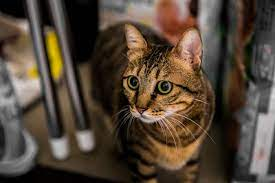
#> input picture CV_Ass#1/images.jpg, 275 x 183 px, found by its file name
$ jupyter execute CV_homework_1.ipynb
#> lines starting #> are read from the running program, lines starting #| are printed output that depends on the picture
## Homework#1
#### Farheen Latif
#### 20L-1363
#### BDS-8A

[cell 1]
#!pip install opencv-python
#!pip install matplotlib

[cell 2]
import cv2
import numpy as np
import matplotlib.pyplot as plt

[cell 3]
image = cv2.imread('images.jpg', cv2.IMREAD_GRAYSCALE)
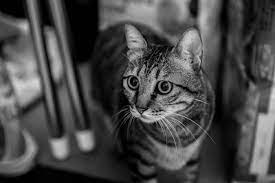
#> image: shape (183, 275); min 0, max 233, mean 71.7
#> (printed output is left out)
# Use matplotlib to display the image
plt.imshow(image, cmap='gray')
plt.title("Image")
plt.axis('off')  # Hide the axis
plt.show()

## Edge Detection

[cell 4]
def convolve2d(image, kernel):
    kernel = np.flipud(np.fliplr(kernel))  # Flip the kernel
    output = np.zeros_like(image)  # Prepare the output array
    image_padded = np.pad(image, ((1, 1), (1, 1)), 'constant', constant_values=0)  # Pad with zeros
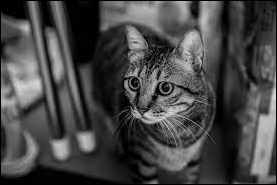
#> image_padded: shape (185, 277); min 0, max 233, mean 70.4

    for x in range(image.shape[1]):  # Loop over every pixel of the image
        for y in range(image.shape[0]):
            # Perform convolution
            output[y, x] = (kernel * image_padded[y:y+3, x:x+3]).sum()
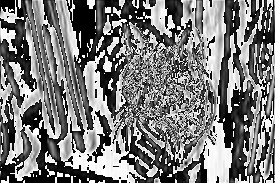
#> output: shape (183, 275); min 0, max 255, mean 121.9
    return output

# Load the image in grayscale
image = cv2.imread('images.jpg', cv2.IMREAD_GRAYSCALE)
print("Image Matrix:\n", image)

# Define the vertical and horizontal edge detection filters
vertical_filter = np.array([[1, 0, -1], [1, 0, -1], [1, 0, -1]])
horizontal_filter = np.array([[1, 1, 1], [0, 0, 0], [-1, -1, -1]])

# Apply the filters using convolution
vertical_edges = convolve2d(image, vertical_filter)
horizontal_edges = convolve2d(image, horizontal_filter)
#> after the loop in convolve2d (call 2), `for x in range(image.shape[1]):`:
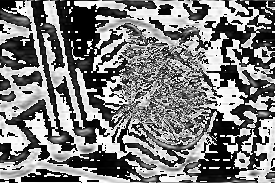
#> output: shape (183, 275); min 0, max 255, mean 124.3

# Display the results
plt.figure(figsize=(10, 10))

plt.subplot(1, 3, 1)
plt.imshow(image, cmap='gray')
plt.title('Original Image')
plt.axis('off')

plt.subplot(1, 3, 2)
plt.imshow(vertical_edges, cmap='gray')
plt.title('Vertical Edges')
plt.axis('off')

plt.subplot(1, 3, 3)
plt.imshow(horizontal_edges, cmap='gray')
plt.title('Horizontal Edges')
plt.axis('off')

plt.show()

## Padding

[cell 5]
def add_zero_padding(image, pad_width=1):
#> called with pad_width = 2
    padded_image = np.pad(image, pad_width, mode='constant', constant_values=0)
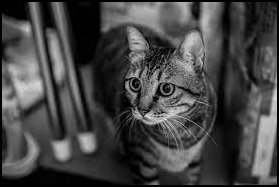
#> padded_image: shape (187, 279); min 0, max 233, mean 69.2
    return padded_image

def add_extended_padding(image, pad_width=1):
#> called with pad_width = 2
    padded_image = np.pad(image, pad_width, mode='edge')
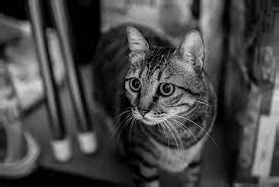
#> padded_image: shape (187, 279); min 0, max 233, mean 71.5
    return padded_image

# Add zero padding
zero_padded_image = add_zero_padding(image, pad_width=2)
# Add extended padding
extended_padded_image = add_extended_padding(image, pad_width=2)

# Display images using matplotlib
plt.figure(figsize=(12, 4))

plt.subplot(1, 3, 1)
plt.imshow(image, cmap='gray')
plt.title('Original Image')
plt.axis('off')  # Hide axis for better visualization

plt.subplot(1, 3, 2)
plt.imshow(zero_padded_image, cmap='gray')
plt.title('Zero Padded Image')
plt.axis('off')

plt.subplot(1, 3, 3)
plt.imshow(extended_padded_image, cmap='gray')
plt.title('Extended Padded Image')
plt.axis('off')

plt.show()

## Pooling

[cell 6]
def max_pooling(image, kernel_size=2, stride=2):
    # Calculate the size of the output image
#> called with kernel_size = 2, stride = 2
    out_height = (image.shape[0] - kernel_size) // stride + 1
#> out_height = 91
    out_width = (image.shape[1] - kernel_size) // stride + 1
#> out_width = 137
    pooled_image = np.zeros((out_height, out_width), dtype=np.float32)

    # Perform max pooling
    for i in range(0, image.shape[0] - kernel_size + 1, stride):
        for j in range(0, image.shape[1] - kernel_size + 1, stride):
            window = image[i:i+kernel_size, j:j+kernel_size]
            pooled_image[i//stride, j//stride] = np.max(window)
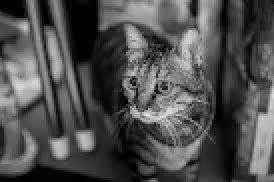
#> pooled_image: shape (91, 137) float32 (shown 2 times larger); min 0, max 233, mean 79.4

    return pooled_image


# Apply max pooling
pooled_image = max_pooling(image, kernel_size=2, stride=2)

# Display the original and pooled images using matplotlib
plt.figure(figsize=(10, 5))

plt.subplot(1, 2, 1)
plt.imshow(image, cmap='gray')
plt.title('Original Image')
plt.axis('off')

plt.subplot(1, 2, 2)
plt.imshow(pooled_image, cmap='gray')
plt.title('Max Pooled Image')
plt.axis('off')

plt.show()

## Stride

[cell 7]
def max_pooling(image, kernel_size=2, stride=2):
    out_height = int((image.shape[0] - kernel_size) / stride + 1)
    out_width = int((image.shape[1] - kernel_size) / stride + 1)
    pooled_image = np.zeros((out_height, out_width), dtype=np.float32)

    for i in range(0, out_height):
        for j in range(0, out_width):
            start_i = i * stride
            start_j = j * stride
            end_i = start_i + kernel_size
            end_j = start_j + kernel_size
            pooled_image[i, j] = np.max(image[start_i:end_i, start_j:end_j])

    return pooled_image

# Try different strides
strides = [1, 2, 4]

# Create a figure for plotting
plt.figure(figsize=(12, 4))
plt.subplot(1, len(strides) + 1, 1)
plt.imshow(image, cmap='gray')
plt.title('Original Image')
plt.axis('off')

for i, stride in enumerate(strides, start=2):
    pooled_image = max_pooling(image, kernel_size=2, stride=stride)
    plt.subplot(1, len(strides) + 1, i)
    plt.imshow(pooled_image, cmap='gray')
    plt.title(f'Stride {stride}')
    plt.axis('off')
#> this loop made 3 passes
#> pass 1, `pooled_image = max_pooling(image, kernel_size=2, stride=stride)`:
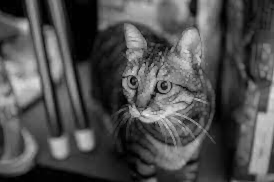
#> pooled_image: shape (182, 274) float32; min 0, max 233, mean 79.6
#> pass 3, `pooled_image = max_pooling(image, kernel_size=2, stride=stride)`:
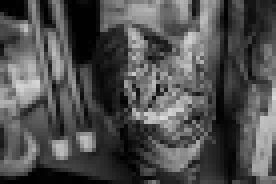
#> pooled_image: shape (46, 69) float32 (shown 4 times larger); min 0, max 220, mean 78.9

plt.show()
